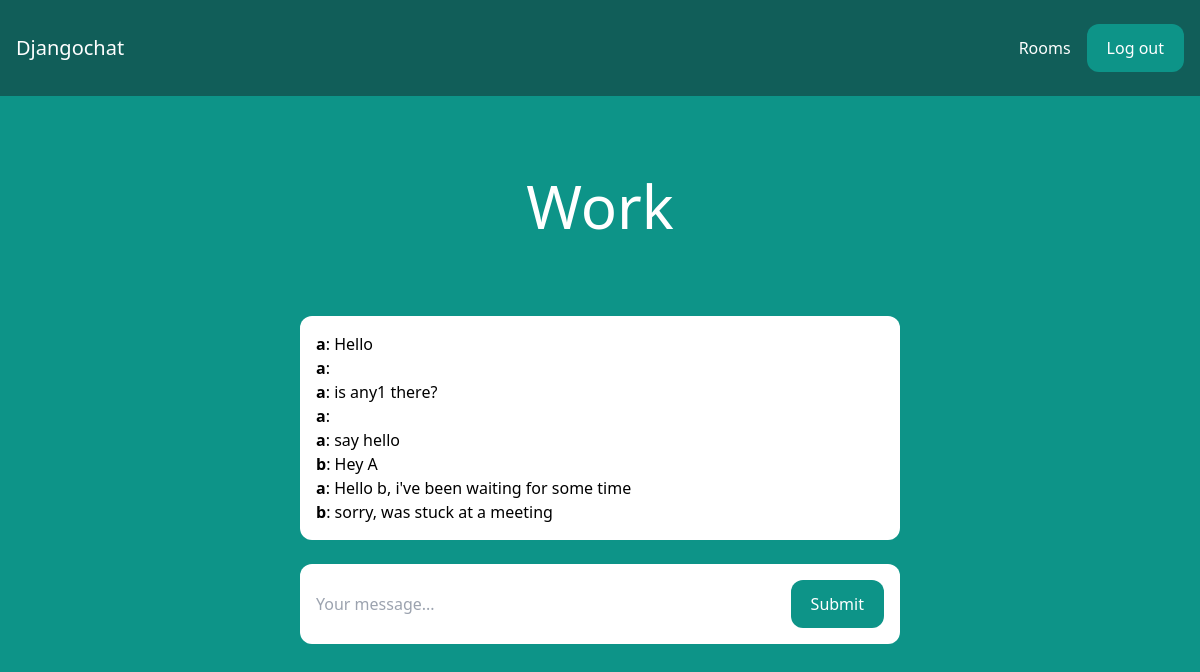
Screenshot of /rooms/work/ (signed in) with the database file from the repository.
### room/models.py (models this page shows, shortened)
class Room(models.Model):
    name = models.CharField(max_length=255)
    slug = models.SlugField(unique=True)

class Message(models.Model):
    room = models.ForeignKey(Room, related_name='messages', on_delete=models.CASCADE)
    user = models.ForeignKey(User, related_name='messages', on_delete=models.CASCADE)
    content = models.TextField()
    date_added = models.DateTimeField(auto_now_add=True)
    class Meta:
        ordering = ('date_added',)

### room/views.py (the view)
# urls.py: path('rooms/', include('room.urls')),
@login_required
def room(request, slug):
    room = Room.objects.get(slug=slug)
    messages = Message.objects.filter(room=room)[0:25]
    return render(request, 'room/room.html', {'room': room, 'messages': messages})

### room/templates/room/room.html (shortened to what this page needs)
{% extends 'core/base.html' %}
{% block content %}
<div class="p-10 lg:p-20 text-center">
    <h1 class="text-3xl lg:text-6xl text-white">{{ room.name }}</h1>
</div>
<div class="lg:w-2/4 mx-4 lg:mx-auto p-4 bg-white rounded-xl">
    <div class="chat-messages space-y-3" id="chat-messages">
        {% for m in messages %}<b>{{ m.user.username }}</b>: {{ m.content }}<br>{% endfor %}
    </div>
</div>
<div class="lg:w-2/4 mt-6 mx-4 lg:mx-auto p-4 bg-white rounded-xl">
    <form method="post" action="." class="flex">
        <input type="text" name="content" class="flex-1 mr-3" placeholder="Your message..." id="chat-message-input">
        <button
            class="px-5 py-3 rounded-xl text-white bg-teal-600 hover:bg-teal-700"
            id="chat-message-submit"
        >Submit</button>
    </form>
</div>
{% endblock %}

### rows the page displays
Room: name "Work"
Message: user.username "a", content "Hello"
Message: user.username "a"
Message: user.username "a", content "is any1 there?"
Message: user.username "a"
Message: user.username "a", content "say hello"
Message: user.username "b", content "Hey A"
Message: user.username "a", content "Hello b, i've been waiting for some time"
Message: user.username "b", content "sorry, was stuck at a meeting"
